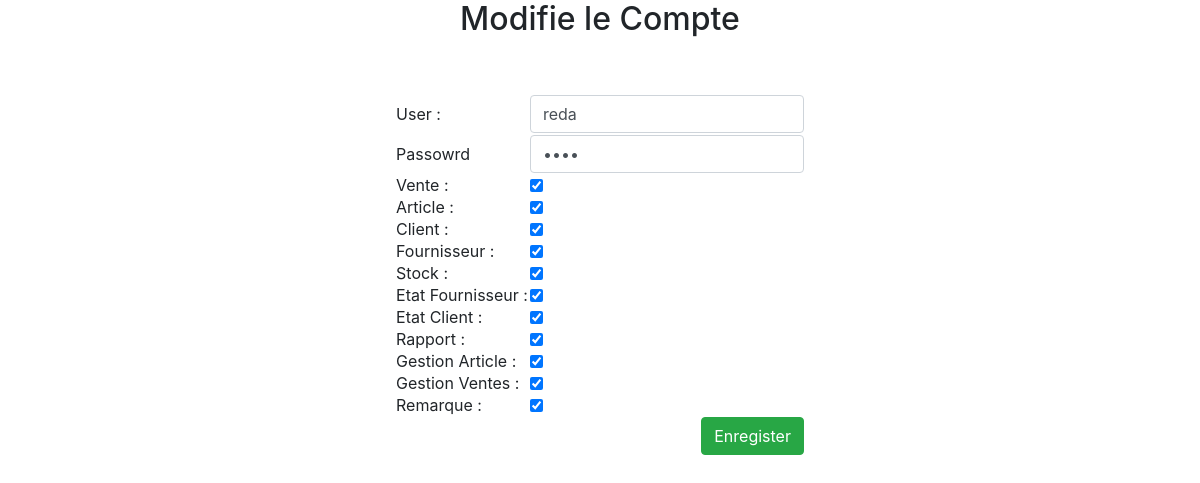
/Projet/AB/upco.php?id=7, run on the app's committed database.
### tables this page shows
CREATE TABLE IF NOT EXISTS `compte` (
  `id` int(11) NOT NULL AUTO_INCREMENT,
  `user` varchar(50) NOT NULL,
  `passe` varchar(50) NOT NULL,
  `vente` tinyint(1) NOT NULL,
  `Article` tinyint(1) NOT NULL,
  `Client` tinyint(1) NOT NULL,
  `fournisseur` tinyint(1) NOT NULL,
  `stock` tinyint(1) NOT NULL,
  `etatClient` tinyint(1) NOT NULL,
  `etatFournisseur` tinyint(1) NOT NULL,
  `rapport` tinyint(1) NOT NULL,
  `articleg` tinyint(1) NOT NULL,
  `venteg` tinyint(1) NOT NULL,
  `remarqueg` tinyint(1) NOT NULL,
  PRIMARY KEY (`id`)
);

### Projet/AB/upco.php (the view, shortened to what this page needs)
<?php include 'conx.php';?>
<html>
<head>
<link href="css/bootstrap.min.css" rel="stylesheet" id="bootstrap-css">
</head>
<body>
<center><h2>Modifie le Compte</h2></center>
<br><br>
<form method="POST"><center>
		<?php
		$quar = "SELECT * FROM compte where id=".$_GET['id'];
$resul = mysqli_query($conn, $quar);
?>
<table>
 <?php
        while ($ro = mysqli_fetch_assoc($resul)) {
            ?>
<tr>
<td>User : </td>
<td><input class="form-control " value="<?php  echo $ro['user']?>" type="text" name="user" placeholder="User" required></td>
</tr>
<tr>
<td>Passowrd</td>
<td><input class="form-control " value="<?php  echo $ro['passe']?>" type="password" name="passe" placeholder="Password" required ></td>
</tr>
<tr>
<td>Vente : </td>
<td><input class="checkbox " value="<?php  echo $ro['vente']?>"  <?php if ($ro['vente'] == 0) { echo "checked='checked'"; } ?> type="checkbox" name="vente" ></td>
</tr>
<tr>
<td>Article : </td>
<td><input class="checkbox " value="<?php  echo $ro['Article']?>" <?php if ($ro['Article'] == 0) { echo "checked='checked'"; } ?> type="checkbox" name="article" ></td>
</tr>
<tr>
<td>Client : </td>
<td><input class="checkbox " value="<?php  echo $ro['Client']?>" <?php if ($ro['Client'] == 0) { echo "checked='checked'"; } ?> type="checkbox" name="client" ></td>
</tr>
<tr>
<td>Fournisseur : </td>
<td><input class="checkbox " value="<?php  echo $ro['fournisseur']?>" <?php if ($ro['fournisseur'] == 0) { echo "checked='checked'"; } ?> type="checkbox" name="fournisseur" ></td>
</tr>
<tr>
<td>Stock : </td>
<td><input class="checkbox " value="<?php  echo $ro['stock']?>" <?php if ($ro['stock'] == 0) { echo "checked='checked'"; } ?> type="checkbox" name="stock" ></td>
</tr>
<tr>
<td>Etat Fournisseur : </td>
<td><input class="checkbox "value="<?php  echo $ro['etatFournisseur']?>" <?php if ($ro['etatFournisseur'] == 0) { echo "checked='checked'"; } ?>
  type="checkbox" name="etatFournisseur" ></td>
</tr>
<tr>
<td>Etat Client : </td>
<td><input class="checkbox "<?php  echo $ro['etatClient']?>" <?php if ($ro['etatClient'] == 0) { echo "checked='checked'"; } ?>  type="checkbox" name="etatClient" ></td>
</tr>
<tr>
<td>Rapport : </td>
<td><input class="checkbox " value="<?php  echo $ro['rapport']?>" <?php if ($ro['rapport'] == 0) { echo "checked='checked'"; } ?> type="checkbox" name="ra" ></td>
</tr>
<tr>
<td>Gestion Article : </td>
<td><input class="checkbox " value="<?php  echo $ro['articleg']?>" <?php if ($ro['articleg'] == 0) { echo "checked='checked'"; } ?> type="checkbox" name="articleg" ></td>
</tr>
<tr>
<td>Gestion Ventes : </td>
<td><input class="checkbox " value="<?php  echo $ro['venteg']?>" <?php if ($ro['venteg'] == 0) { echo "checked='checked'"; } ?> type="checkbox" name="venteg" ></td>
</tr>
<tr>
<td>Remarque : </td>
<td><input class="checkbox " value="<?php  echo $ro['remarqueg']?>" <?php if ($ro['remarqueg'] == 0) { echo "checked='checked'"; } ?> type="checkbox" name="remarqueg" ></td>
</tr>
<tr>
<td></td>
<td><input type="submit" value="Enregister" name="submit" class="btn btn-success" style="float: right;"> </td>
</tr>
</table>
<?php }?>
 </form>
</body>
</html>

### data on the page
compte: user "reda", vente "☑", Article "☑", Client "☑", fournisseur "☑", stock "☑", etatFournisseur "☑", etatClient "☑", rapport "☑", articleg "☑", venteg "☑", remarqueg "☑"
